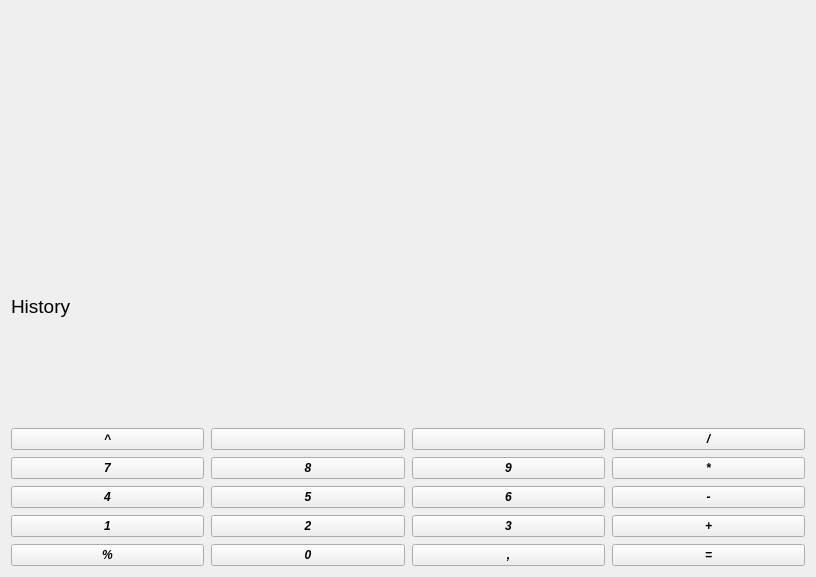
<?xml version="1.0" encoding="UTF-8"?>
<ui version="4.0">
 <class>Widget</class>
 <widget class="QWidget" name="Widget">
  <property name="geometry">
   <rect>
    <x>0</x>
    <y>0</y>
    <width>816</width>
    <height>577</height>
   </rect>
  </property>
  <property name="sizePolicy">
   <sizepolicy hsizetype="Preferred" vsizetype="Preferred">
    <horstretch>0</horstretch>
    <verstretch>0</verstretch>
   </sizepolicy>
  </property>
  <property name="windowTitle">
   <string>Widget</string>
  </property>
  <layout class="QVBoxLayout" name="verticalLayout_2">
   <item>
    <widget class="QLabel" name="screenLabel">
     <property name="sizePolicy">
      <sizepolicy hsizetype="Preferred" vsizetype="Preferred">
       <horstretch>0</horstretch>
       <verstretch>0</verstretch>
      </sizepolicy>
     </property>
     <property name="font">
      <font>
       <pointsize>20</pointsize>
      </font>
     </property>
     <property name="text">
      <string/>
     </property>
    </widget>
   </item>
   <item>
    <widget class="QLabel" name="historyLabel">
     <property name="font">
      <font>
       <pointsize>14</pointsize>
      </font>
     </property>
     <property name="text">
      <string>History</string>
     </property>
    </widget>
   </item>
   <item>
    <spacer name="horizontalSpacer">
     <property name="orientation">
      <enum>Qt::Orientation::Horizontal</enum>
     </property>
     <property name="sizeHint" stdset="0">
      <size>
       <width>40</width>
       <height>20</height>
      </size>
     </property>
    </spacer>
   </item>
   <item>
    <layout class="QVBoxLayout" name="verticalLayout">
     <item>
      <layout class="QGridLayout" name="buttonsGridLayout">
       <property name="sizeConstraint">
        <enum>QLayout::SizeConstraint::SetDefaultConstraint</enum>
       </property>
       <property name="topMargin">
        <number>0</number>
       </property>
       <property name="spacing">
        <number>7</number>
       </property>
       <item row="1" column="0">
        <widget class="QPushButton" name="pushButton_7">
         <property name="sizePolicy">
          <sizepolicy hsizetype="Minimum" vsizetype="Fixed">
           <horstretch>0</horstretch>
           <verstretch>0</verstretch>
          </sizepolicy>
         </property>
         <property name="font">
          <font>
           <italic>true</italic>
           <bold>true</bold>
          </font>
         </property>
         <property name="text">
          <string>7</string>
         </property>
        </widget>
       </item>
       <item row="4" column="0">
        <widget class="QPushButton" name="pushButton_modulo">
         <property name="sizePolicy">
          <sizepolicy hsizetype="Minimum" vsizetype="Fixed">
           <horstretch>0</horstretch>
           <verstretch>0</verstretch>
          </sizepolicy>
         </property>
         <property name="font">
          <font>
           <italic>true</italic>
           <bold>true</bold>
          </font>
         </property>
         <property name="text">
          <string>%</string>
         </property>
        </widget>
       </item>
       <item row="4" column="2">
        <widget class="QPushButton" name="pushButton_dot">
         <property name="sizePolicy">
          <sizepolicy hsizetype="Minimum" vsizetype="Fixed">
           <horstretch>0</horstretch>
           <verstretch>0</verstretch>
          </sizepolicy>
         </property>
         <property name="font">
          <font>
           <italic>true</italic>
           <bold>true</bold>
          </font>
         </property>
         <property name="text">
          <string>,</string>
         </property>
        </widget>
       </item>
       <item row="3" column="0">
        <widget class="QPushButton" name="pushButton_1">
         <property name="sizePolicy">
          <sizepolicy hsizetype="Minimum" vsizetype="Fixed">
           <horstretch>0</horstretch>
           <verstretch>0</verstretch>
          </sizepolicy>
         </property>
         <property name="font">
          <font>
           <italic>true</italic>
           <bold>true</bold>
          </font>
         </property>
         <property name="text">
          <string>1</string>
         </property>
        </widget>
       </item>
       <item row="4" column="3">
        <widget class="QPushButton" name="pushButton_equal">
         <property name="sizePolicy">
          <sizepolicy hsizetype="Minimum" vsizetype="Fixed">
           <horstretch>0</horstretch>
           <verstretch>0</verstretch>
          </sizepolicy>
         </property>
         <property name="font">
          <font>
           <italic>true</italic>
           <bold>true</bold>
          </font>
         </property>
         <property name="text">
          <string>=</string>
         </property>
        </widget>
       </item>
       <item row="4" column="1">
        <widget class="QPushButton" name="pushButton_0">
         <property name="sizePolicy">
          <sizepolicy hsizetype="Minimum" vsizetype="Fixed">
           <horstretch>0</horstretch>
           <verstretch>0</verstretch>
          </sizepolicy>
         </property>
         <property name="font">
          <font>
           <italic>true</italic>
           <bold>true</bold>
          </font>
         </property>
         <property name="text">
          <string>0</string>
         </property>
        </widget>
       </item>
       <item row="1" column="1">
        <widget class="QPushButton" name="pushButton_8">
         <property name="sizePolicy">
          <sizepolicy hsizetype="Minimum" vsizetype="Fixed">
           <horstretch>0</horstretch>
           <verstretch>0</verstretch>
          </sizepolicy>
         </property>
         <property name="font">
          <font>
           <italic>true</italic>
           <bold>true</bold>
          </font>
         </property>
         <property name="text">
          <string>8</string>
         </property>
        </widget>
       </item>
       <item row="0" column="0">
        <widget class="QPushButton" name="pushButton_power">
         <property name="sizePolicy">
          <sizepolicy hsizetype="Minimum" vsizetype="Fixed">
           <horstretch>0</horstretch>
           <verstretch>0</verstretch>
          </sizepolicy>
         </property>
         <property name="font">
          <font>
           <italic>true</italic>
           <bold>true</bold>
          </font>
         </property>
         <property name="text">
          <string>^</string>
         </property>
        </widget>
       </item>
       <item row="2" column="2">
        <widget class="QPushButton" name="pushButton_6">
         <property name="sizePolicy">
          <sizepolicy hsizetype="Minimum" vsizetype="Fixed">
           <horstretch>0</horstretch>
           <verstretch>0</verstretch>
          </sizepolicy>
         </property>
         <property name="font">
          <font>
           <italic>true</italic>
           <bold>true</bold>
          </font>
         </property>
         <property name="text">
          <string>6</string>
         </property>
        </widget>
       </item>
       <item row="2" column="3">
        <widget class="QPushButton" name="pushButton_minus">
         <property name="sizePolicy">
          <sizepolicy hsizetype="Minimum" vsizetype="Fixed">
           <horstretch>0</horstretch>
           <verstretch>0</verstretch>
          </sizepolicy>
         </property>
         <property name="font">
          <font>
           <italic>true</italic>
           <bold>true</bold>
          </font>
         </property>
         <property name="text">
          <string>-</string>
         </property>
        </widget>
       </item>
       <item row="2" column="1">
        <widget class="QPushButton" name="pushButton_5">
         <property name="sizePolicy">
          <sizepolicy hsizetype="Minimum" vsizetype="Fixed">
           <horstretch>0</horstretch>
           <verstretch>0</verstretch>
          </sizepolicy>
         </property>
         <property name="font">
          <font>
           <italic>true</italic>
           <bold>true</bold>
          </font>
         </property>
         <property name="text">
          <string>5</string>
         </property>
        </widget>
       </item>
       <item row="3" column="1">
        <widget class="QPushButton" name="pushButton_2">
         <property name="sizePolicy">
          <sizepolicy hsizetype="Minimum" vsizetype="Fixed">
           <horstretch>0</horstretch>
           <verstretch>0</verstretch>
          </sizepolicy>
         </property>
         <property name="font">
          <font>
           <italic>true</italic>
           <bold>true</bold>
          </font>
         </property>
         <property name="text">
          <string>2</string>
         </property>
        </widget>
       </item>
       <item row="1" column="3">
        <widget class="QPushButton" name="pushButton_multiply">
         <property name="sizePolicy">
          <sizepolicy hsizetype="Minimum" vsizetype="Fixed">
           <horstretch>0</horstretch>
           <verstretch>0</verstretch>
          </sizepolicy>
         </property>
         <property name="font">
          <font>
           <italic>true</italic>
           <bold>true</bold>
          </font>
         </property>
         <property name="text">
          <string>*</string>
         </property>
        </widget>
       </item>
       <item row="3" column="2">
        <widget class="QPushButton" name="pushButton_3">
         <property name="sizePolicy">
          <sizepolicy hsizetype="Minimum" vsizetype="Fixed">
           <horstretch>0</horstretch>
           <verstretch>0</verstretch>
          </sizepolicy>
         </property>
         <property name="font">
          <font>
           <italic>true</italic>
           <bold>true</bold>
          </font>
         </property>
         <property name="text">
          <string>3</string>
         </property>
        </widget>
       </item>
       <item row="3" column="3">
        <widget class="QPushButton" name="pushButton_plus">
         <property name="sizePolicy">
          <sizepolicy hsizetype="Minimum" vsizetype="Fixed">
           <horstretch>0</horstretch>
           <verstretch>0</verstretch>
          </sizepolicy>
         </property>
         <property name="font">
          <font>
           <italic>true</italic>
           <bold>true</bold>
          </font>
         </property>
         <property name="text">
          <string>+</string>
         </property>
        </widget>
       </item>
       <item row="2" column="0">
        <widget class="QPushButton" name="pushButton_4">
         <property name="sizePolicy">
          <sizepolicy hsizetype="Minimum" vsizetype="Fixed">
           <horstretch>0</horstretch>
           <verstretch>0</verstretch>
          </sizepolicy>
         </property>
         <property name="font">
          <font>
           <italic>true</italic>
           <bold>true</bold>
          </font>
         </property>
         <property name="text">
          <string>4</string>
         </property>
        </widget>
       </item>
       <item row="1" column="2">
        <widget class="QPushButton" name="pushButton_9">
         <property name="sizePolicy">
          <sizepolicy hsizetype="Minimum" vsizetype="Fixed">
           <horstretch>0</horstretch>
           <verstretch>0</verstretch>
          </sizepolicy>
         </property>
         <property name="font">
          <font>
           <italic>true</italic>
           <bold>true</bold>
          </font>
         </property>
         <property name="text">
          <string>9</string>
         </property>
        </widget>
       </item>
       <item row="0" column="3">
        <widget class="QPushButton" name="pushButton_divide">
         <property name="sizePolicy">
          <sizepolicy hsizetype="Minimum" vsizetype="Fixed">
           <horstretch>0</horstretch>
           <verstretch>0</verstretch>
          </sizepolicy>
         </property>
         <property name="font">
          <font>
           <italic>true</italic>
           <bold>true</bold>
          </font>
         </property>
         <property name="text">
          <string>/</string>
         </property>
        </widget>
       </item>
       <item row="0" column="1">
        <widget class="QPushButton" name="pushButton_clear">
         <property name="sizePolicy">
          <sizepolicy hsizetype="Minimum" vsizetype="Fixed">
           <horstretch>0</horstretch>
           <verstretch>0</verstretch>
          </sizepolicy>
         </property>
         <property name="text">
          <string/>
         </property>
        </widget>
       </item>
       <item row="0" column="2">
        <widget class="QPushButton" name="pushButton_delete">
         <property name="sizePolicy">
          <sizepolicy hsizetype="Minimum" vsizetype="Fixed">
           <horstretch>0</horstretch>
           <verstretch>0</verstretch>
          </sizepolicy>
         </property>
         <property name="text">
          <string/>
         </property>
        </widget>
       </item>
      </layout>
     </item>
    </layout>
   </item>
  </layout>
 </widget>
 <resources/>
 <connections/>
</ui>
